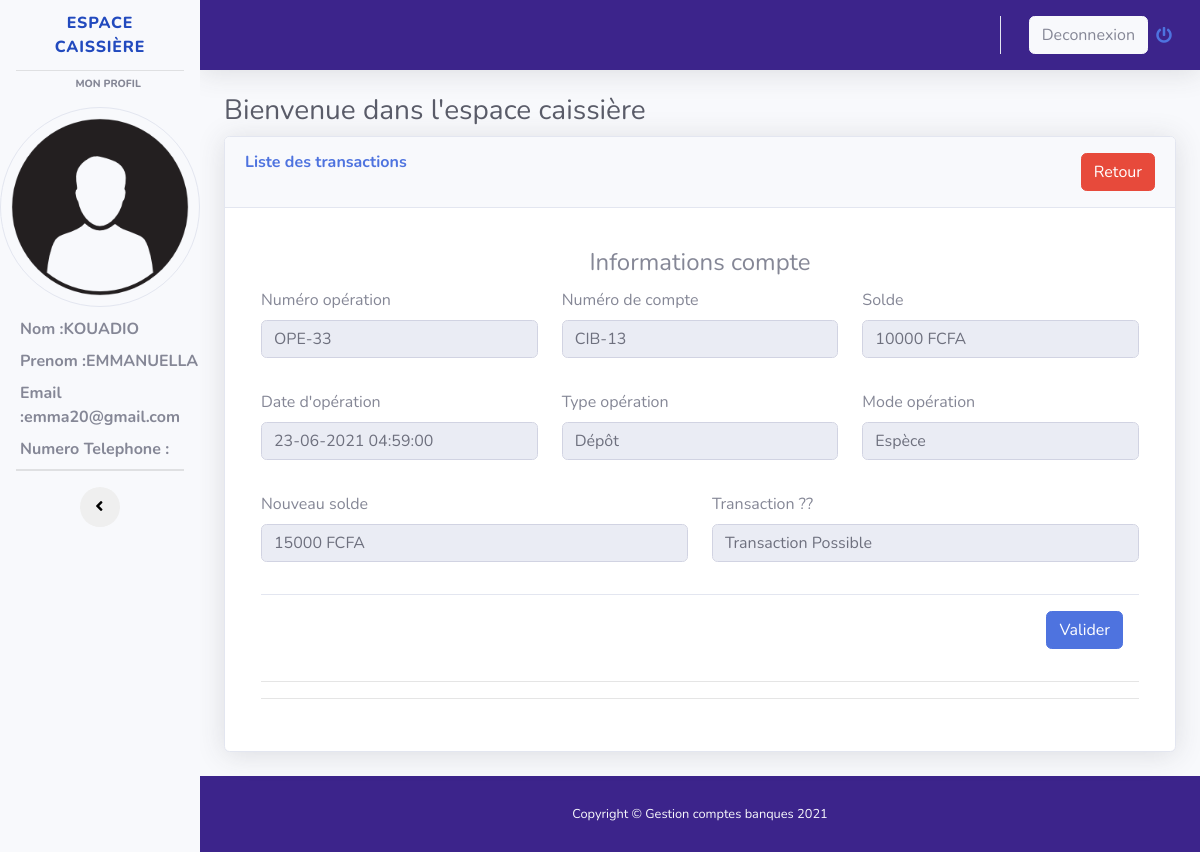
Page /transaction.php?Id_etu=3 (signed in) on the committed database.
### tables this page shows
CREATE TABLE `caissiere` (
  `idcaisse` int(11) NOT NULL,
  `nomcaisse` varchar(255) NOT NULL,
  `prenomcaisse` varchar(255) NOT NULL,
  `emailcaisse` varchar(255) NOT NULL,
  `passwordcaisse` varchar(255) DEFAULT 'cib2021@',
  `numerocaisse` varchar(255) DEFAULT NULL,
  `archive` int(1) NOT NULL DEFAULT 0
);

CREATE TABLE `operation` (
  `idopteration` int(11) NOT NULL,
  `numerooperation` varchar(255) NOT NULL,
  `dateoperation` varchar(255) NOT NULL,
  `visaoperation` varchar(255) DEFAULT NULL,
  `numerocpte` varchar(255) NOT NULL,
  `idtypeoperation` int(11) NOT NULL,
  `idmodeoperation` int(11) NOT NULL,
  `idagence` int(11) NOT NULL,
  `issueoperation` int(1) NOT NULL DEFAULT 0,
  `montantoperation` int(20) NOT NULL DEFAULT 0
);

CREATE TABLE `compte` (
  `idcompte` int(11) NOT NULL,
  `numerocpte` varchar(255) NOT NULL,
  `visaouverture` varchar(255) DEFAULT NULL,
  `dateouverture` varchar(255) NOT NULL,
  `datefermeture` varchar(255) DEFAULT NULL,
  `visafermeture` varchar(255) DEFAULT NULL,
  `obscpte` varchar(255) NOT NULL,
  `soldecpte` double NOT NULL DEFAULT 0,
  `idclient` int(11) NOT NULL,
  `archive` int(1) NOT NULL DEFAULT 0
);

CREATE TABLE `typecompte` (
  `idtypeoperation` int(11) NOT NULL,
  `libtypeoperation` varchar(255) NOT NULL
);

CREATE TABLE `modeoperation` (
  `idmodeoperation` int(11) NOT NULL,
  `libmodeoperation` varchar(255) NOT NULL
);

### transaction.php (the view, shortened to what this page needs)
<?php
$bd = bd();
$id = htmlspecialchars(htmlentities($_GET['Id_etu']));
?>
<!DOCTYPE html>
<html lang="en">
<head>
  <link href="vendor/fontawesome-free/css/all.min.css" rel="stylesheet" type="text/css">
  <link rel="stylesheet" href="//maxcdn.bootstrapcdn.com/font-awesome/4.7.0/css/font-awesome.min.css" />
  <link href="css/sb-admin-2.min.css" rel="stylesheet">
  <link href="vendor/datatables/dataTables.bootstrap4.min.css" rel="stylesheet">
</head>
<body id="page-top">
<div id="wrapper" class="bg-dark">
    <ul class="navbar-nav bg-light sidebar sidebar-white accordion" id="accordionSidebar">
      <a class="sidebar-brand d-flex align-items-center justify-content-center" href="#">
        <div class="sidebar-brand-icon rotate-n-15">
        </div>
        <div class="sidebar-brand-text mx-3">ESPACE CAISSIÈRE</div>
      </a>
      <hr class="sidebar-divider my-0">
      <div class="sidebar-heading" style="margin:5px auto;">
        Mon profil
      </div>
      <?php
        $requete = $bd->prepare("SELECT * FROM caissiere WHERE emailcaisse = ? ");
        $requete->execute(array($_SESSION['mail']));
        while($donne = $requete->fetch()){
      ?>
      <img src="image/user.png" class="rounded-circle border" alt="image" style="height: 200px; width:200px; margin:10px auto;"/>
      <label style="margin-left: 20px; font-weight:bold;">
          Nom :<?php echo $donne['nomcaisse']; ?>
      </label>
      <label style="margin-left: 20px; font-weight:bold">
          Prenom :<?php echo $donne['prenomcaisse']; ?>
      </label>
      <label style="margin-left: 20px; font-weight:bold">
          Email :<?php echo $donne['emailcaisse']; ?>
      </label>
      <label style="margin-left: 20px; font-weight:bold">
          Numero Telephone :<br> <?php echo $donne['numerocaisse']; ?>
      </label>
      <?php
        }
      ?>
      <hr class="sidebar-divider my-0">
      <hr class="sidebar-divider">
      <div class="text-center d-none d-md-inline">
        <button class="rounded-circle border-0" id="sidebarToggle"></button>
      </div>
    </ul>
    <div id="content-wrapper" class="d-flex flex-column">
      <div id="content">
        <nav class="navbar navbar-expand text-light topbar mb-4 static-top shadow" style="background:rgb(60,36,139);">
          <ul class="navbar-nav ml-auto">
            <li class="nav-item dropdown no-arrow">
              <a class="nav-link dropdown-toggle" href="#" id="userDropdown" role="button" data-toggle="dropdown" aria-haspopup="true" aria-expanded="false">
                <span class="mr-2 d-none d-lg-inline text-gray-600 small btn btn-light">Deconnexion</span>
                <i class="fas fa-power-off"></i>
              </a>
            </li>
          </ul>
        </nav>
        <div class="container-fluid">
          <h1 class="h3 mb-2 text-gray-800">Bienvenue dans l'espace caissière </h1>
          <div class="card shadow mb-4">
            <div class="card-header py-3">
              <h6 class="m-0 font-weight-bold text-primary">Liste des transactions <a href="espace_caissiere_home.php" class="btn btn-danger text-white" style="float:right;">Retour </a></h6>
            </div>
            <div class="card-body">
              <div class="table-responsive">
                <?php
                    $requete = $bd->prepare("SELECT * FROM operation LEFT JOIN compte ON operation.numerocpte = compte.numerocpte LEFT JOIN client ON client.idclient = compte.idclient LEFT JOIN agence ON operation.idagence = agence.idagence LEFT JOIN modeoperation ON operation.idmodeoperation  = modeoperation.idmodeoperation  LEFT JOIN typecompte ON typecompte.idtypeoperation = operation.idtypeoperation LEFT JOIN sexe ON sexe.idsexe = client.idsexe WHERE operation.idopteration = ?");
                    $requete->execute(array($id));
                ?>
                <form method="POST" action="">
                <div class="modal-body">
                <?php
                    while($donnes = $requete->fetch() ){
                ?>
                    <center><legend>Informations compte</legend></center>
                    <div class="form-group row">
                      <div class="form-group col-4">
                        <label>Numéro opération</label>
                        <input readonly type="text" class="form-control"  value="<?php echo $donnes['numerooperation'].''.$donnes['idopteration']; ?>" >
                      </div>
                      <div class="form-group col-4">
                        <label>Numéro de compte</label>
                        <input readonly type="text" class="form-control"  value="<?php echo $donnes['numerocpte'].''.$donnes['idcompte']; ?>" >
                      </div>
                      <div class="form-group col-4">
                        <label>Solde</label>
                        <input readonly type="text" class="form-control"  value="<?php echo $donnes['soldecpte'].' FCFA'; ?>" >
                      </div>
                    </div>
                    <div class="form-group row">
                      <div class="form-group col-4">
                        <label>Date d'opération</label>
                        <input readonly type="datetime" class="form-control" name="dateoperation" value="<?php echo $donnes['dateoperation']; ?>" >
                      </div>
                      <div class="form-group col-4">
                        <label>Type opération</label>
                        <input readonly type="datetime" class="form-control" name="libtypeoperation" value="<?php echo $donnes['libtypeoperation']; ?>" >
                      </div>
                      <div class="form-group col-4">
                        <label>Mode opération</label>
                        <input readonly type="datetime" class="form-control" name="libmodeoperation" value="<?php echo $donnes['libmodeoperation']; ?>" >
                      </div>
                    </div>
                    <div class="form-group row">
                      <div class="form-group col-6">
                        <label>Nouveau solde</label>
                        <?php
                            if($donnes['libtypeoperation'] == "Dépôt"){
                             $nouveau = intval($donnes['soldecpte']) + intval($donnes['montantoperation']);
                            }else{
                                $nouveau = intval($donnes['soldecpte']) - intval($donnes['montantoperation']);
                            }
                        ?>
                        <input readonly type="text" class="form-control" value="<?php echo $nouveau.' FCFA'; ?>" >
                      </div>
                      <div class="form-group col-6">
                        <label>Transaction ??</label>
                        <input readonly type="text" class="form-control" name="transaction" value="<?php if($nouveau < 0){echo "Transaction Impossible"; }else{echo "Transaction Possible"; } ?>" >
                      </div>
                    </div>
                    <div class="modal-footer">
                      <?php if($nouveau < 0){?>
                        <button type="submit" class="btn btn-danger" name="annuler">Annuler</button>
                      <?php  }else{?>
                        <button type="submit" class="btn btn-primary" name="sauvegarde">Valider</button>
                       <?php  } ?>
                    </div>
                    <hr>
                    <hr>
                    <?php
                    }
                    ?>
                </form>
              </div>
              </div>
            </div>
          </div>
        </div>
      </div>
      <footer class="sticky-footer text-light" style="background:rgb(60,36,139);">
        <div class="container my-auto">
          <div class="copyright text-center my-auto">
            <span>Copyright &copy; Gestion comptes banques 2021</span>
          </div>
        </div>
      </footer>
    </div>
</body>
</html>

### rows in the picture
caissiere: nomcaisse "KOUADIO", prenomcaisse "EMMANUELLA", emailcaisse "emma20@gmail.com"
operation: numerooperation+idopteration "OPE-33", idcompte "CIB-13", soldecpte "10000 FCFA", dateoperation "23-06-2021 04:59:00", libtypeoperation "Dépôt", libmodeoperation "Espèce", montantoperation.soldecpte "15000 FCFA", shows "Valider"
compte: transaction "Transaction Possible"
